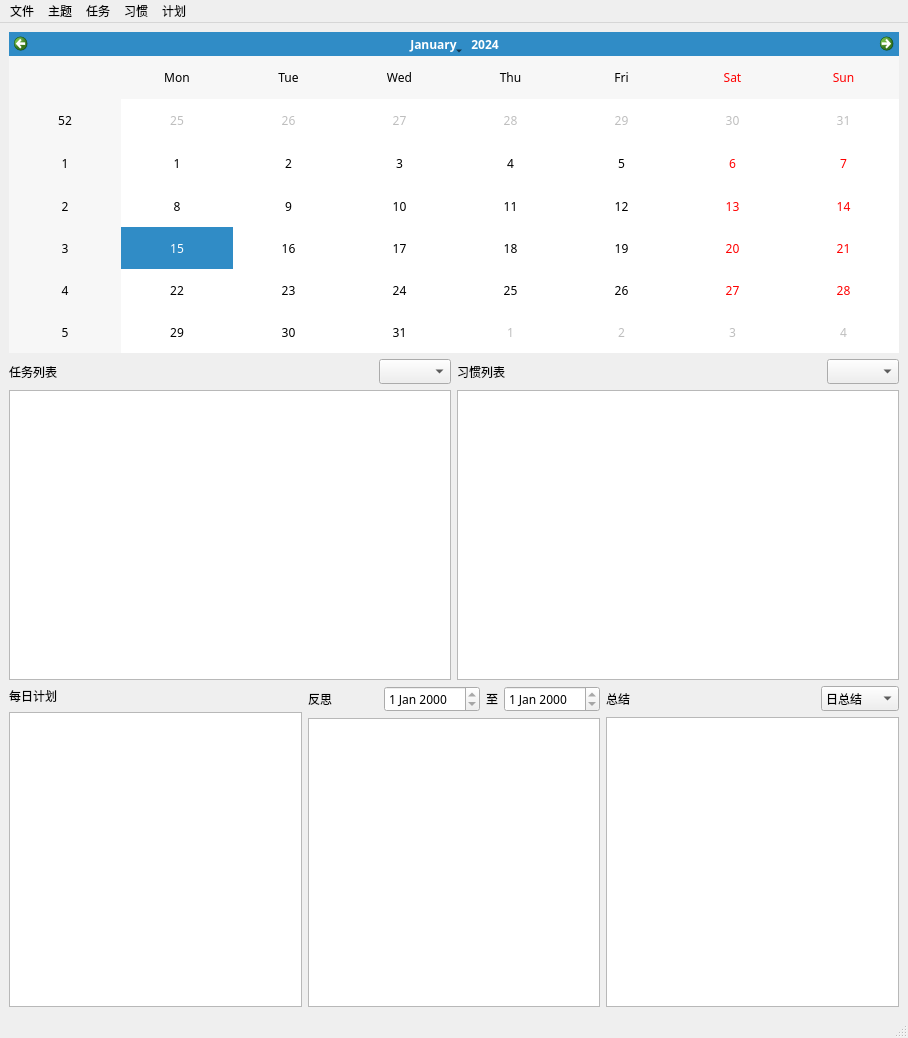
<?xml version="1.0" encoding="UTF-8"?>
<ui version="4.0">
 <class>MainWindow</class>
 <widget class="QMainWindow" name="MainWindow">
  <property name="geometry">
   <rect>
    <x>0</x>
    <y>0</y>
    <width>908</width>
    <height>1038</height>
   </rect>
  </property>
  <property name="font">
   <font>
    <family>新宋体</family>
   </font>
  </property>
  <property name="windowTitle">
   <string>MainWindow</string>
  </property>
  <widget class="QWidget" name="centralwidget">
   <layout class="QGridLayout" name="gridLayout">
    <item row="2" column="0">
     <layout class="QVBoxLayout" name="verticalLayout_3">
      <item>
       <layout class="QHBoxLayout" name="horizontalLayout_5">
        <item>
         <widget class="QLabel" name="label_2">
          <property name="text">
           <string>每日计划</string>
          </property>
         </widget>
        </item>
        <item>
         <spacer name="horizontalSpacer_6">
          <property name="orientation">
           <enum>Qt::Orientation::Horizontal</enum>
          </property>
          <property name="sizeHint" stdset="0">
           <size>
            <width>40</width>
            <height>20</height>
           </size>
          </property>
         </spacer>
        </item>
       </layout>
      </item>
      <item>
       <widget class="QTableView" name="tableView_plan"/>
      </item>
     </layout>
    </item>
    <item row="2" column="1">
     <layout class="QVBoxLayout" name="verticalLayout_2">
      <item>
       <layout class="QHBoxLayout" name="horizontalLayout_6">
        <item>
         <widget class="QLabel" name="label_5">
          <property name="text">
           <string>反思</string>
          </property>
         </widget>
        </item>
        <item>
         <spacer name="horizontalSpacer_7">
          <property name="orientation">
           <enum>Qt::Orientation::Horizontal</enum>
          </property>
          <property name="sizeHint" stdset="0">
           <size>
            <width>40</width>
            <height>20</height>
           </size>
          </property>
         </spacer>
        </item>
        <item>
         <widget class="QDateEdit" name="dateEdit_period_start">
          <property name="sizePolicy">
           <sizepolicy hsizetype="Minimum" vsizetype="Minimum">
            <horstretch>0</horstretch>
            <verstretch>0</verstretch>
           </sizepolicy>
          </property>
          <property name="minimumSize">
           <size>
            <width>0</width>
            <height>0</height>
           </size>
          </property>
          <property name="readOnly">
           <bool>true</bool>
          </property>
         </widget>
        </item>
        <item>
         <widget class="QLabel" name="label">
          <property name="text">
           <string>至</string>
          </property>
          <property name="alignment">
           <set>Qt::AlignmentFlag::AlignCenter</set>
          </property>
         </widget>
        </item>
        <item>
         <widget class="QDateEdit" name="dateEdit_period_end">
          <property name="sizePolicy">
           <sizepolicy hsizetype="Minimum" vsizetype="Minimum">
            <horstretch>0</horstretch>
            <verstretch>0</verstretch>
           </sizepolicy>
          </property>
          <property name="minimumSize">
           <size>
            <width>0</width>
            <height>0</height>
           </size>
          </property>
          <property name="readOnly">
           <bool>true</bool>
          </property>
         </widget>
        </item>
       </layout>
      </item>
      <item>
       <widget class="QTextEdit" name="textEdit_reflection"/>
      </item>
     </layout>
    </item>
    <item row="2" column="2">
     <layout class="QVBoxLayout" name="verticalLayout">
      <item>
       <layout class="QHBoxLayout" name="horizontalLayout_4">
        <item>
         <widget class="QLabel" name="label_4">
          <property name="text">
           <string>总结</string>
          </property>
         </widget>
        </item>
        <item>
         <spacer name="horizontalSpacer_5">
          <property name="orientation">
           <enum>Qt::Orientation::Horizontal</enum>
          </property>
          <property name="sizeHint" stdset="0">
           <size>
            <width>40</width>
            <height>20</height>
           </size>
          </property>
         </spacer>
        </item>
        <item>
         <widget class="QComboBox" name="comboBox_type">
          <item>
           <property name="text">
            <string>日总结</string>
           </property>
          </item>
          <item>
           <property name="text">
            <string>周总结</string>
           </property>
          </item>
          <item>
           <property name="text">
            <string>月总结</string>
           </property>
          </item>
          <item>
           <property name="text">
            <string>年中总结</string>
           </property>
          </item>
          <item>
           <property name="text">
            <string>年终总结</string>
           </property>
          </item>
         </widget>
        </item>
       </layout>
      </item>
      <item>
       <widget class="QTextEdit" name="textEdit_summary"/>
      </item>
     </layout>
    </item>
    <item row="1" column="0" colspan="3">
     <layout class="QHBoxLayout" name="horizontalLayout_7">
      <item>
       <layout class="QVBoxLayout" name="verticalLayout_5">
        <item>
         <layout class="QHBoxLayout" name="horizontalLayout_3">
          <item>
           <widget class="QLabel" name="label_3">
            <property name="text">
             <string>任务列表</string>
            </property>
           </widget>
          </item>
          <item>
           <spacer name="horizontalSpacer_4">
            <property name="orientation">
             <enum>Qt::Orientation::Horizontal</enum>
            </property>
            <property name="sizeHint" stdset="0">
             <size>
              <width>40</width>
              <height>20</height>
             </size>
            </property>
           </spacer>
          </item>
          <item>
           <widget class="QComboBox" name="comboBox_task"/>
          </item>
         </layout>
        </item>
        <item>
         <widget class="QTableView" name="tableView_task"/>
        </item>
       </layout>
      </item>
      <item>
       <layout class="QVBoxLayout" name="verticalLayout_4">
        <item>
         <layout class="QHBoxLayout" name="horizontalLayout_2">
          <item>
           <widget class="QLabel" name="label_6">
            <property name="text">
             <string>习惯列表</string>
            </property>
           </widget>
          </item>
          <item>
           <spacer name="horizontalSpacer_3">
            <property name="orientation">
             <enum>Qt::Orientation::Horizontal</enum>
            </property>
            <property name="sizeHint" stdset="0">
             <size>
              <width>40</width>
              <height>20</height>
             </size>
            </property>
           </spacer>
          </item>
          <item>
           <widget class="QComboBox" name="comboBox_habit"/>
          </item>
         </layout>
        </item>
        <item>
         <widget class="QTableView" name="tableView_habit"/>
        </item>
       </layout>
      </item>
     </layout>
    </item>
    <item row="0" column="0" colspan="3">
     <layout class="QHBoxLayout" name="horizontalLayout">
      <item>
       <widget class="QCalendarWidget" name="calendarWidget"/>
      </item>
     </layout>
    </item>
   </layout>
  </widget>
  <widget class="QMenuBar" name="menubar">
   <property name="geometry">
    <rect>
     <x>0</x>
     <y>0</y>
     <width>908</width>
     <height>20</height>
    </rect>
   </property>
   <widget class="QMenu" name="menu_document">
    <property name="title">
     <string>文件</string>
    </property>
    <addaction name="action_save"/>
   </widget>
   <widget class="QMenu" name="menu_theme">
    <property name="title">
     <string>主题</string>
    </property>
   </widget>
   <widget class="QMenu" name="menu_task">
    <property name="title">
     <string>任务</string>
    </property>
    <addaction name="action_addTask"/>
   </widget>
   <widget class="QMenu" name="menu_habit">
    <property name="title">
     <string>习惯</string>
    </property>
    <addaction name="action_addHabit"/>
   </widget>
   <widget class="QMenu" name="menu_plan">
    <property name="title">
     <string>计划</string>
    </property>
    <addaction name="action_deletePlan"/>
    <addaction name="action_addPlan"/>
   </widget>
   <addaction name="menu_document"/>
   <addaction name="menu_theme"/>
   <addaction name="menu_task"/>
   <addaction name="menu_habit"/>
   <addaction name="menu_plan"/>
  </widget>
  <widget class="QStatusBar" name="statusbar"/>
  <action name="action_save">
   <property name="text">
    <string>保存</string>
   </property>
  </action>
  <action name="action_addTask">
   <property name="text">
    <string>新增任务</string>
   </property>
  </action>
  <action name="action_addHabit">
   <property name="text">
    <string>新增习惯</string>
   </property>
  </action>
  <action name="action_deletePlan">
   <property name="text">
    <string>删除计划</string>
   </property>
  </action>
  <action name="action_addPlan">
   <property name="text">
    <string>新增计划</string>
   </property>
  </action>
 </widget>
 <resources/>
 <connections/>
</ui>
